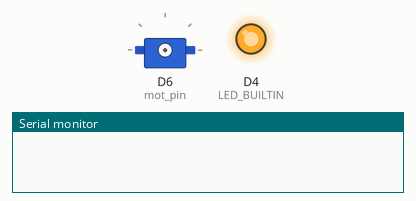
The sketch below on a simulated ESP8266 (NodeMCU). Parts: servo, output pins drawn as LEDs (lit = HIGH, except the on-board LED, lit = LOW), the last lines printed to the serial monitor. Dashed ring = blinking.

Above: at 0.0 s.
At 17.1 s:
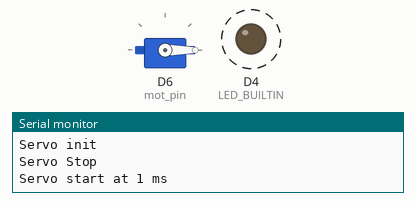
At 27.1 s:
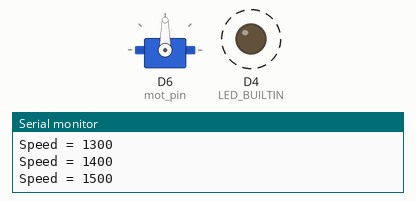
At 39.1 s:
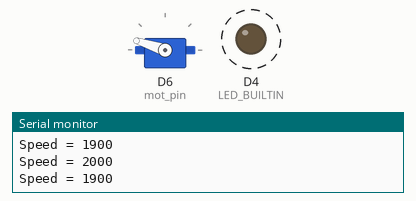
Timing chart, 0 to 40.0 s (numbered marks = the images above):
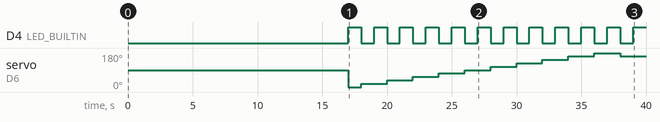

The sketch:

servo_gyro.ino
```cpp
#include <Servo.h>
#include <Wire.h>

Servo motor;

int mot_pin = D6;    //Подключаем мотор к пину D6

int js_position = 1000;  //Начальная позиция
int max_position = 2000; //Максимальное значение ШИМ 2 мс
int min_position = 1000;  //Минимальное значени ШИМ 1 мс

int i = 0; // Counter
int j = 0; // направление измерения 0-рост, 1 - уменьшение

int ledState = LOW;                 // переменная состояния лампочки
unsigned long previousMillis = 0;   // счетчик
unsigned long currentMillis = 0;    // счетчик
const long interval = 1000;         // полу-период счетчика

void setup()
{
 pinMode(LED_BUILTIN, OUTPUT);    // насраиваем вывод встроенной лампочки на выход
 Serial.begin(115200); // Initialize serial port
 while(!Serial); // wait for serial

 delay(3000); // Waits 3 seconds
 Serial.println("Serial start"); // Sends preamble and Cr+Lf
 delay(3000); // Waits 3 seconds

 motor.attach(mot_pin, min_position, max_position);    //Инициальзация мотора (порт, минимальная позиция, максимальная позиция)       !!!
 Serial.println("Servo init"); // Sends preamble and Cr+Lf
 delay(1000);

 motor.detach();    //Остановка мотора  чтобы контроллер вошел в режим полета    !!!
 Serial.println("Servo Stop"); // Sends preamble and Cr+Lf
 delay(10000);

 motor.attach(mot_pin, min_position, max_position);    //Инициальзация мотора (порт, начальная позиция, максимальная позиция)       !!!
 motor.writeMicroseconds(js_position);
 Serial.println("Servo start at 1 ms"); // Sends preamble and Cr+Lf
 i = 0;

}

void loop()
{

   unsigned long currentMillis = millis();            // объявляем переменную и считываем текущее время
  if(currentMillis - previousMillis >= interval) {    // проверяем не вышло ли время цикла
    previousMillis = currentMillis;
    if (ledState == LOW)
      ledState = HIGH;  // Note that this switches the LED *off*
    else
     { ledState = LOW;   // Note that this switches the LED *on*
      if (j==0)
      {i = i +1;
      if (i==10) j=1;
      }
      else
      {i = i - 1;
      if (i==0) j=0;
      }

      js_position = min_position + 100*i;
      motor.writeMicroseconds(js_position);
      Serial.print("Speed = "); // send Start
      Serial.println(js_position); // send Start
      }
    digitalWrite(LED_BUILTIN, ledState);
  }

}
```

Measured:
- by itself, D4 (LED_BUILTIN): alternates HIGH for 1.0 s and LOW for 1.0 s
- by itself, servo on D6 (mot_pin): 90° → 0° at 17.0 s, → 18° 1.0 s later, → 36° 2.0 s later, → 54° 2.0 s later, … (12 changes in this stretch)
